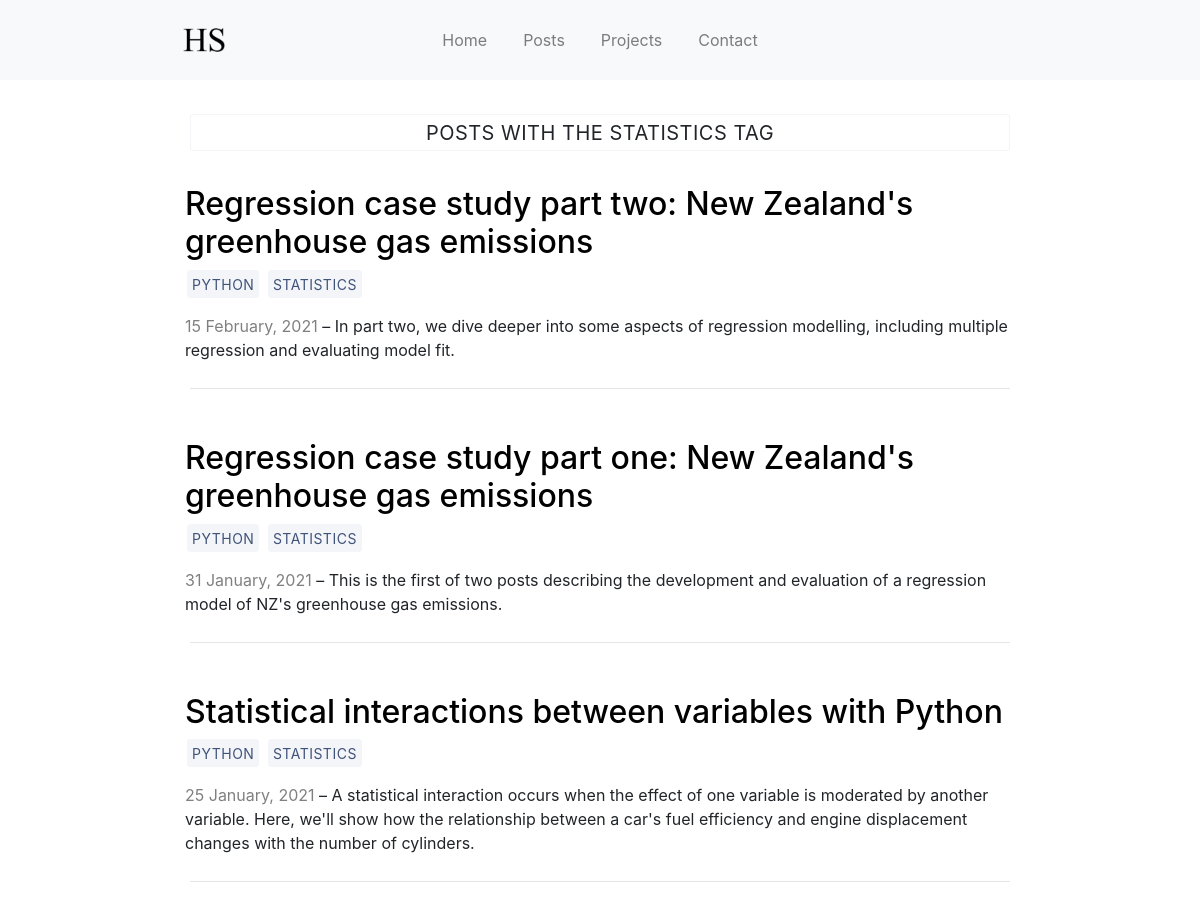
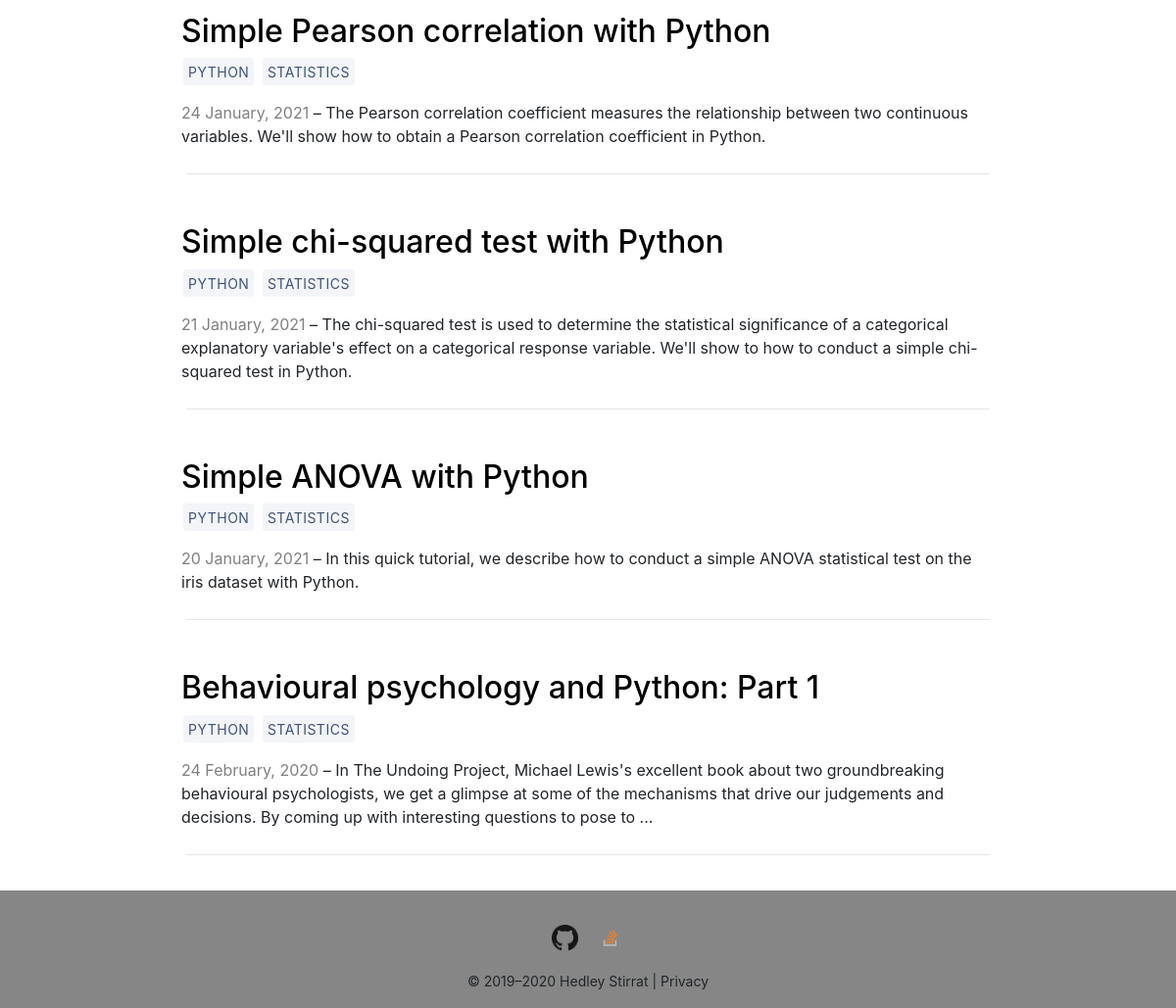
Screenshot of /tags/Statistics/ with the database file from the repository (2 pictures, top to bottom).
### blog/models.py (models this page shows, shortened)
class Tag(models.Model):
    name = models.CharField(max_length=20)

class BlogPost(models.Model):
    title = models.CharField(max_length=100)
    is_published = models.BooleanField(default=True)
    published_date = models.DateField()
    modified_date = models.DateField(null=True, blank=True)
    slug = models.SlugField(unique=True)
    tags = models.ManyToManyField('Tag', related_name='blog_posts')
    snippet = models.CharField('snippet', max_length=250)
    content = models.TextField()
    def get_absolute_url(self):
        return reverse('detail', kwargs = {'slug': self.slug})

### blog/views.py (the view)
def tag(request, tag):
    blog_posts = BlogPost.objects.filter(
        tags__name = tag
    ).order_by(
        '-published_date'
    )
    tags = Tag.objects.all()
    context = {
        "tag": tag,
        "blog_posts": blog_posts,
    }
    return render(request, "tag.html", context)

### blog/templates/tag.html (shortened to what this page needs)
{% extends "base.html" %}
{% load static %}
{% block content %}
    <a class="btn tag-title">Posts with the {{ tag | title }} tag</a>
    <br />
    {% for post in blog_posts %}
        <br />
        <div class="row">
            <div class="column snippet-text">
                <h2>
                    <a id='post-href' href="{{post.get_absolute_url}}"> {{ post.title|safe }} </a>
                </h2>
                <p>
                    {% for tag in post.tags.all %}
                        <a class="btn" href="{% url 'tag' tag.name %}">
                            {{ tag.name }}
                        </a>
                    {% endfor %}
                </p>
                <p style="color:gray; display:inline;">
                    {{ post.published_date|date:"j F, Y" }}
                </p>
                <p style="display:inline;">
                    &ndash; {{ post.snippet|safe }}
                </p>
            </div>
        </div>
        <hr>
    {% endfor %}
{% endblock %}

### static/style.css (style rules this page uses)
.snippet-text { padding: 10px; }
.row:after { content: ""; display: table; clear: both; }
#post-href { color:black; }
html { position: relative; min-height: 100%; }
a.btn.tag-title { font-size: 20px; width: 100%; margin: 0 auto; text-align: center; background: none; }
a.btn { background-color: #f3f5f9; border: 1px solid #f3f5f9; border-radius: 3px; color: #405379; font-size: 14px; letter-spacing: .5px; margin: 0 2px; padding: 3px 4px 2px; text-transform: uppercase; white-space: nowrap; }

### rows the page displays
Tag: name "STATISTICS"
BlogPost: title "Regression case study part two: New Zealand's greenhouse gas emissions", published_date "15 February, 2021", snippet "In part two, we dive deeper into some aspects of regression modelling, including multiple regression and evaluating model fit."
Tag: name "PYTHON"
BlogPost: title "Regression case study part one: New Zealand's greenhouse gas emissions", published_date "31 January, 2021", snippet "This is the first of two posts describing the development and evaluation of a regression model of NZ's greenhouse gas emissions."
BlogPost: title "Statistical interactions between variables with Python", published_date "25 January, 2021", snippet "A statistical interaction occurs when the effect of one variable is moderated by another variable. Here, we'll show how the relationship between a car's fuel efficiency and engine displacement changes with the number of cylinders."
BlogPost: title "Simple Pearson correlation with Python", published_date "24 January, 2021", snippet "The Pearson correlation coefficient measures the relationship between two continuous variables. We'll show how to obtain a Pearson correlation coefficient in Python."
BlogPost: title "Simple chi-squared test with Python", published_date "21 January, 2021", snippet "The chi-squared test is used to determine the statistical significance of a categorical explanatory variable's effect on a categorical response variable. We'll show to how to conduct a simple chi-squared test in Python."
BlogPost: title "Simple ANOVA with Python", published_date "20 January, 2021", snippet "In this quick tutorial, we describe how to conduct a simple ANOVA statistical test on the iris dataset with Python."
BlogPost: title "Behavioural psychology and Python: Part 1", published_date "24 February, 2020", snippet "In The Undoing Project, Michael Lewis's excellent book about two groundbreaking behavioural psychologists, we get a glimpse at some of the mechanisms that drive our judgements and decisions. By coming up with interesting questions to pose to ..."
